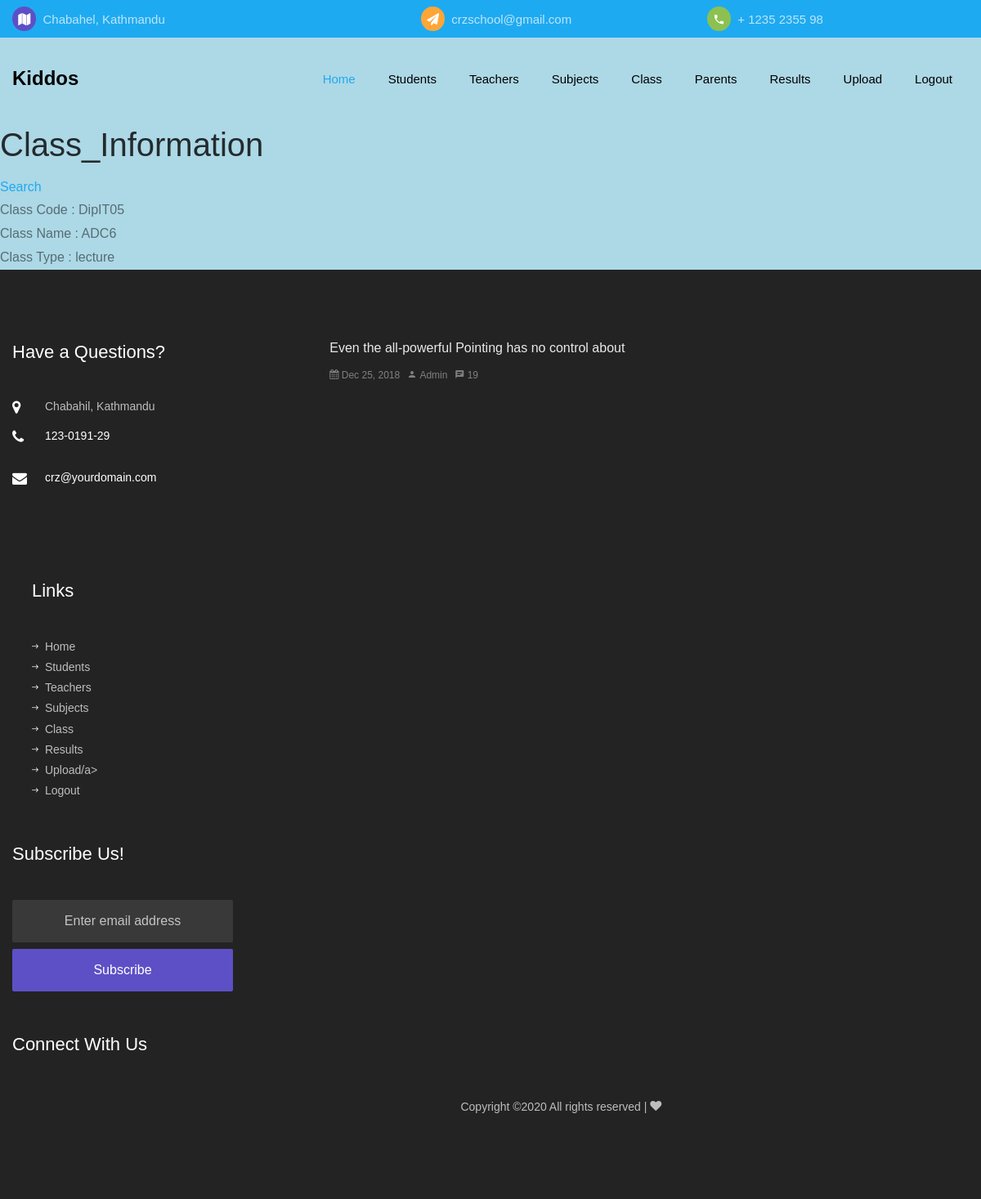
/app/classlist/, run on an earlier commit of the app's database.
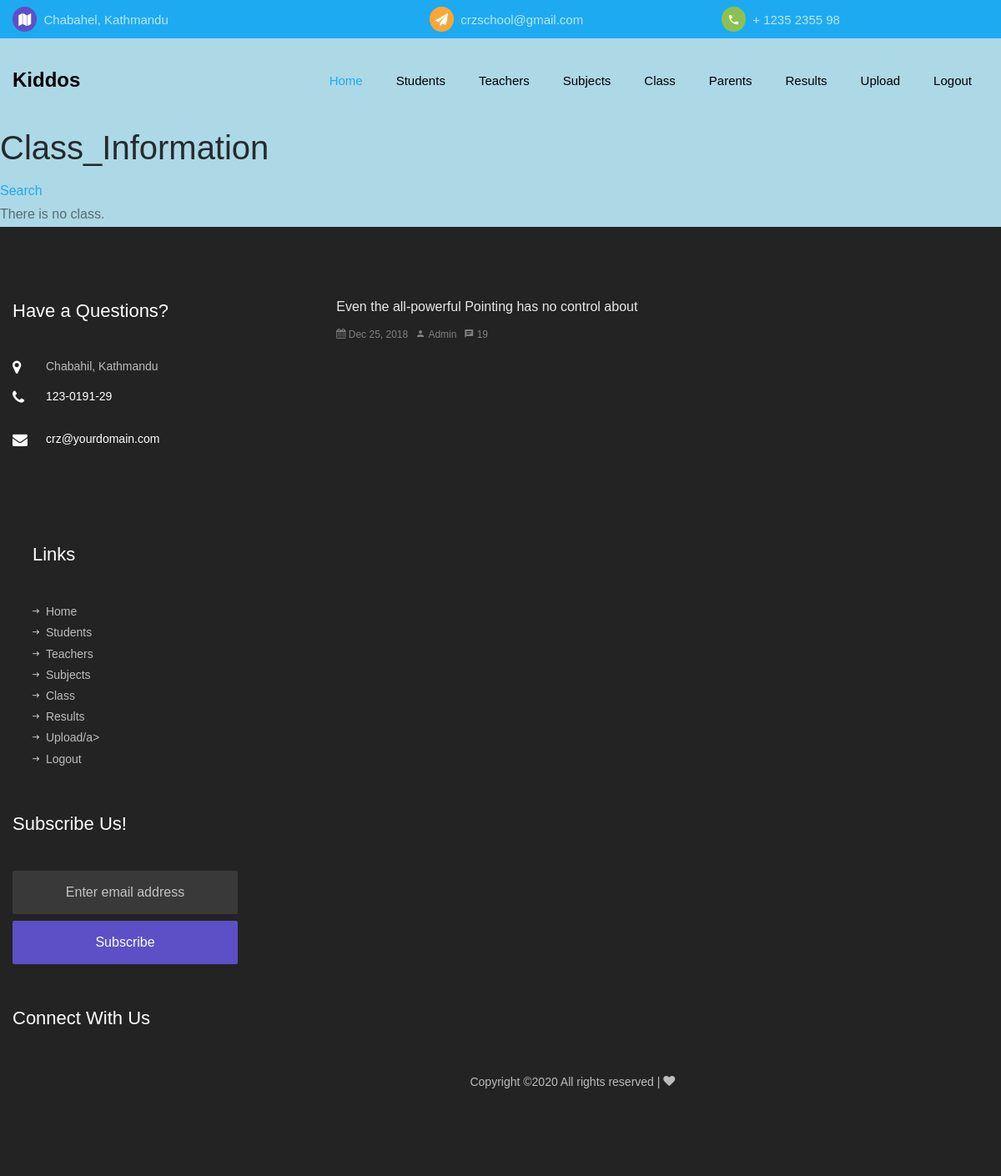
And on a later commit of the database.
### app/models.py (models this page shows, shortened)
class Class(models.Model):
    code = models.CharField(max_length=50)
    class_type = models.CharField(max_length=50)
    class_name = models.CharField(max_length=50)

### app/views.py (the view)
# urls.py: path('classlist/',view_class_lists),
def view_class_lists(request):
    list_of_class= Class.objects.all()
    context_variable = {
        'class':list_of_class
    }
    return render(request,'class/class_list.html',context_variable)

### app/templates/class/class_list.html (shortened to what this page needs)
{% extends 'base/base.html' %}
{% load static %}
{% block content %}
<h1>Class_Information</h1>
<a href="/app/searchclass/">Search</a> <br>
{% for classes in class %}
Class Code : {{classes.code}} <br>
Class Name : {{classes.class_name}} <br>
Class Type : {{classes.class_type}} <br>
{% empty %}
There is no class.
{% endfor %}
{% endblock %}

What changed in the data, as far as the page shows it:
removed Class: code "DipIT05", class_name "ADC6", class_type "lecture"
Also different on the page:
text now shown: "There is no class."
